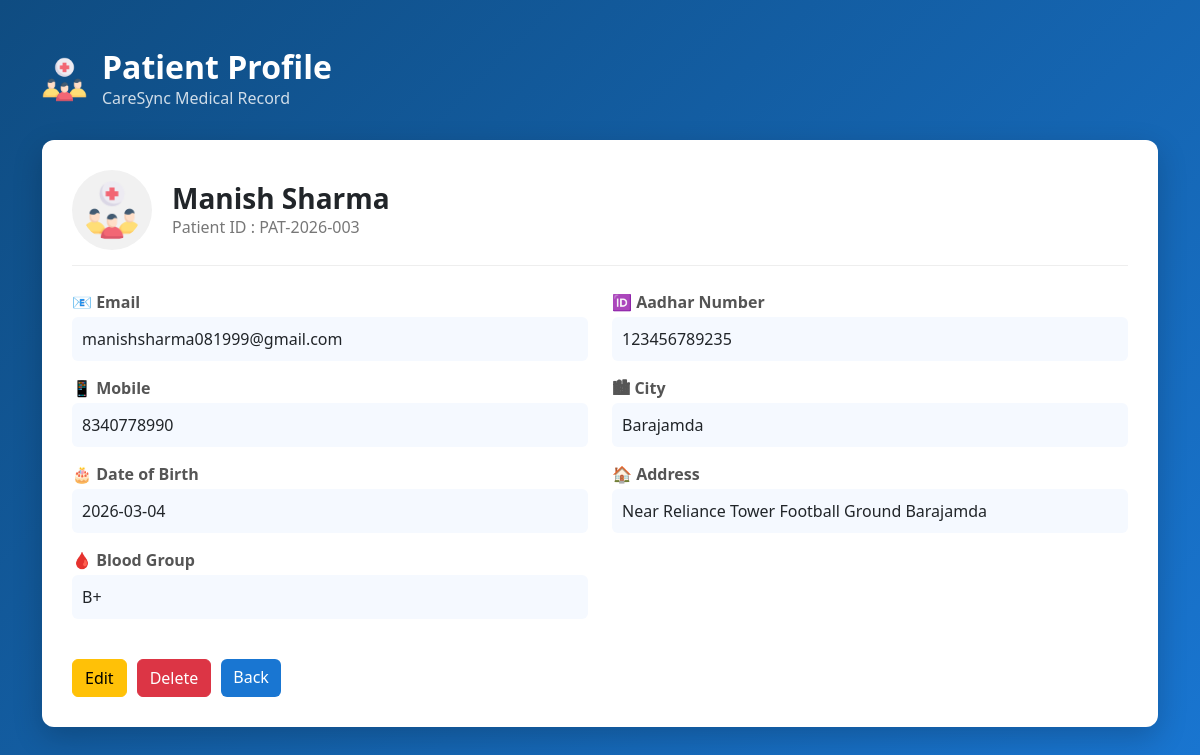
/Admin/view_patient.php?id=PAT-2026-003, run on the app's committed database.
### tables this page shows
CREATE TABLE `patients` (
  `id` int(11) NOT NULL,
  `patient_code` varchar(20) DEFAULT NULL,
  `full_name` varchar(100) DEFAULT NULL,
  `email` varchar(100) DEFAULT NULL,
  `mobile` varchar(10) DEFAULT NULL,
  `dob` date DEFAULT NULL,
  `gender` varchar(10) DEFAULT NULL,
  `aadhar` varchar(12) DEFAULT NULL,
  `blood_group` varchar(5) DEFAULT NULL,
  `city` varchar(50) DEFAULT NULL,
  `address` text DEFAULT NULL,
  `password` varchar(255) DEFAULT NULL,
  `created_at` timestamp NOT NULL DEFAULT current_timestamp()
);

### Admin/view_patient.php (the view, shortened to what this page needs)
<!DOCTYPE html>
<html lang="en">
<head>
    <link rel="stylesheet" href="../Bootstrap/bootstrap.min.css">
    <link rel="stylesheet" href="../styles/view_patient.css">
</head>
<body>
    <div class="container py-5">
        <div class="header-section">
            <img src="../icons/crowd.png" width="45">
            <div>
                <h2>Patient Profile</h2>
                <p>CareSync Medical Record</p>
            </div>
        </div>
        <?php
        require_once '../dbconnect.php';
        $id = $_GET['id'];
        $qry = "SELECT * FROM patients WHERE patient_code=?";
        $stmt = $conn->prepare($qry);
        $stmt->bind_param("i", $id);
        $stmt->execute();
        $result = $stmt->get_result();
        if ($result->num_rows > 0) {
            $data = $result->fetch_assoc();
            ?>
            <div class="patient-card">
                <div class="patient-top">
                    <div class="avatar">
                        <img src="../icons/crowd.png">
                    </div>
                    <div class="patient-name">
                        <h3>
                            <?php echo $data['full_name']; ?>
                        </h3>
                        <p>Patient ID :
                            <?php echo $id; ?>
                        </p>
                    </div>
                </div>
                <div class="row mt-4">
                    <div class="col-md-6">
                        <div class="info">
                            <span>📧 Email</span>
                            <p>
                                <?php echo $data['email']; ?>
                            </p>
                        </div>
                        <div class="info">
                            <span>📱 Mobile</span>
                            <p>
                                <?php echo $data['mobile']; ?>
                            </p>
                        </div>
                        <div class="info">
                            <span>🎂 Date of Birth</span>
                            <p>
                                <?php echo $data['dob']; ?>
                            </p>
                        </div>
                        <div class="info">
                            <span>🩸 Blood Group</span>
                            <p>
                                <?php echo $data['blood_group']; ?>
                            </p>
                        </div>
                    </div>
                    <div class="col-md-6">
                        <div class="info">
                            <span>🆔 Aadhar Number</span>
                            <p>
                                <?php echo $data['aadhar']; ?>
                            </p>
                        </div>
                        <div class="info">
                            <span>🏙 City</span>
                            <p>
                                <?php echo $data['city']; ?>
                            </p>
                        </div>
                        <div class="info">
                            <span>🏠 Address</span>
                            <p>
                                <?php echo $data['address']; ?>
                            </p>
                        </div>
                    </div>
                </div>
                <div class="btn-area">
                    <a href="edit_patient.php?id=<?php echo $id ?>" class="btn btn-warning">Edit</a>
                    <a href="delete_patient.php?id=<?php echo $id ?>" class="btn btn-danger">Delete</a>
                    <a href="manage_patient.php" class="btn btn-primary">Back</a>
                </div>
            </div>
            <?php
        } else {
            echo "<h3 class='text-white text-center'>Invalid Patient ID</h3>";
        }
        ?>
    </div>
</body>
</html>

### styles/view_patient.css (style rules this page uses)
body { background:linear-gradient(135deg,#0f4c81,#1976d2); font-family:Segoe UI; min-height:100vh; }
.header-section { display:flex; align-items:center; gap:15px; color:white; margin-bottom:30px; }
.header-section h2 { margin:0; font-weight:600; }
.header-section p { margin:0; opacity:.8; }
.patient-card { background:white; padding:30px; border-radius:12px; box-shadow:0 10px 30px rgba(0,0,0,0.2); }
.patient-top { display:flex; align-items:center; gap:20px; border-bottom:1px solid #eee; padding-bottom:15px; }
.avatar img { width:80px; height:80px; border-radius:50%; background:#f1f1f1; padding:10px; }
.patient-name h3 { margin:0; font-weight:600; }
.patient-name p { margin:0; color:#777; }
.info { margin-bottom:15px; }
.info span { font-weight:600; color:#555; display:block; margin-bottom:3px; }
.info p { background:#f5f9ff; padding:10px; border-radius:6px; margin:0; }
.btn-area { margin-top:25px; display:flex; gap:10px; }
.btn-primary { background:#1976d2; border:none; }

### data on the page
patients: full_name "Manish Sharma", email "manishsharma081999@gmail.com", mobile "8340778990", dob "2026-03-04", blood_group "B+", aadhar "123456789235", city "Barajamda", address "Near Reliance Tower Football Ground Barajamda"

### other printed values
$id "PAT-2026-003"
